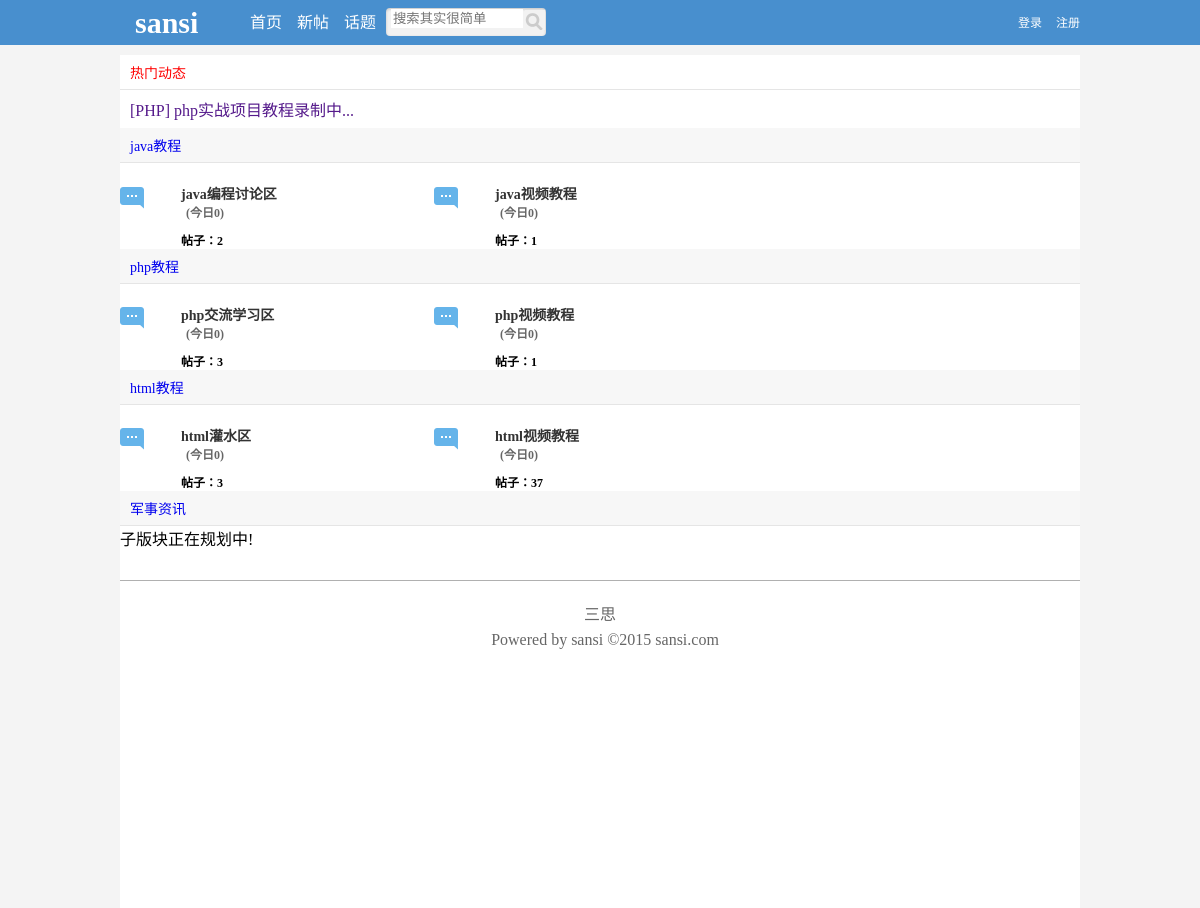
Screenshot of /front/index.php with the database file from the repository.
### tables this page shows
CREATE TABLE `sansi_user_admin` (
  `id` int(11) NOT NULL COMMENT '板块id',
  `name` varchar(30) NOT NULL COMMENT '父板块名称',
  `sort` int(11) NOT NULL DEFAULT '0' COMMENT '排序'
);

CREATE TABLE `sansi_son_admin` (
  `id` int(10) UNSIGNED NOT NULL COMMENT '子版块id',
  `father_id` int(10) UNSIGNED NOT NULL COMMENT '父板块外键',
  `son_name` varchar(50) NOT NULL COMMENT '子版块名称',
  `intro` varchar(300) NOT NULL COMMENT '子版块简介',
  `vip_id` int(10) UNSIGNED NOT NULL COMMENT '会员id',
  `sort` int(10) UNSIGNED NOT NULL DEFAULT '0' COMMENT '排序'
);

### front/index.php (the view, shortened to what this page needs)
<?php
include_once "header.inc.php";
?>
<div class="content">
    <div class="title_top">热门动态</div>
    <div class="list_a">
        <a href="">[PHP]</a>
        <a href="">php实战项目教程录制中...</a>
    </div>
    <?php
    $link = mysqli_connect('localhost','root','123456','sansi_admin');
    $sql1 = "select * from sansi_user_admin order by sort DESC";
    $query1 = mysqli_query($link,$sql1);
    while($date_father = mysqli_fetch_assoc($query1)) { ?>
        <div class='title'><a href="father_list.php?id=<?php echo $date_father['id']; ?>"><?php echo $date_father['name']; ?></a></div>
        <?php
        $sql2 = "select * from sansi_son_admin where father_id={$date_father['id']} order by sort DESC";
        $query2 = mysqli_query($link, $sql2);
        if (mysqli_affected_rows($link)) {
            while ($date_son = mysqli_fetch_assoc($query2)) {
                $sql3 = "select count(*) from sansi_content where son_id={$date_son['id']} and time > CURDATE()";
                $query3 = mysqli_query($link,$sql3);
                $conut_tady = mysqli_fetch_row($query3);
                $sql4 = "select count(*) from sansi_content where son_id={$date_son['id']}";
                $query4 = mysqli_query($link,$sql4);
                $count_all = mysqli_fetch_row($query4);
                $son = <<<A
        <div class="box_1">
            <h2><a href="son_list.php?id={$date_son['id']}">{$date_son['son_name']}</a><span>(今日{$conut_tady[0]})</span></h2>
            <h2>帖子：$count_all[0]</h2>
        </div>
A;
                echo $son;
            }
        } else {
            echo "子版块正在规划中!";
        }
    }?>
<?php include_once "footer.inc.php"; ?>

### front/style/fegister.css (style rules this page uses)
body { background: #f4f4f4; }
body, li, a { margin: 0px; list-style-type: none; text-decoration: none; }
.content { width: 960px; margin: 10px auto; padding-bottom:50px; background: white; }
span { display:inline-block; width:300px; margin:0 0 0 5px; color:#666; }

### front/style/index.css (style rules this page uses)
body { margin: 0px; padding: 0px; background:#f4f4f4 }
a { text-decoration: none; }
.content { width:960px; margin:0px auto; margin-top:10px; }
.title_top { padding:7px 10px; border-bottom:1px solid #e5e5e5; color:#ff0000; font-size: 14px; }
.list_a { padding:7px 10px; background: white; }
.title { padding:7px 10px; background:#f7f7f7; border-bottom:1px solid #e5e5e5; color: #105cb6; font-size: 14px; }
.box_1 { display: inline-block; background: url('/bbs/front/style/new.gif') 0px center no-repeat; width: 264px; height: 51px; padding: 10px 0px 10px 46px; }
h2 { font-size: 12px; padding-left:15px; font-family: Tahoma; }
h2 a { font-size: 14px; color:#333; font-weight: bold; }

### front/style/father_list.css (style rules this page uses)
ul,a { margin:0; padding:0; }

### rows the page displays
sansi_user_admin: name "java教程"
sansi_son_admin: son_name "java编程讨论区", conut_tady "0", count_all "2"
sansi_son_admin: son_name "java视频教程", conut_tady "0", count_all "1"
sansi_user_admin: name "php教程"
sansi_son_admin: son_name "php交流学习区", conut_tady "0", count_all "3"
sansi_son_admin: son_name "php视频教程", conut_tady "0", count_all "1"
sansi_user_admin: name "html教程"
sansi_son_admin: son_name "html灌水区", conut_tady "0", count_all "3"
sansi_son_admin: son_name "html视频教程", conut_tady "0", count_all "37"
sansi_user_admin: name "军事资讯", shows "子版块正在规划中!"
